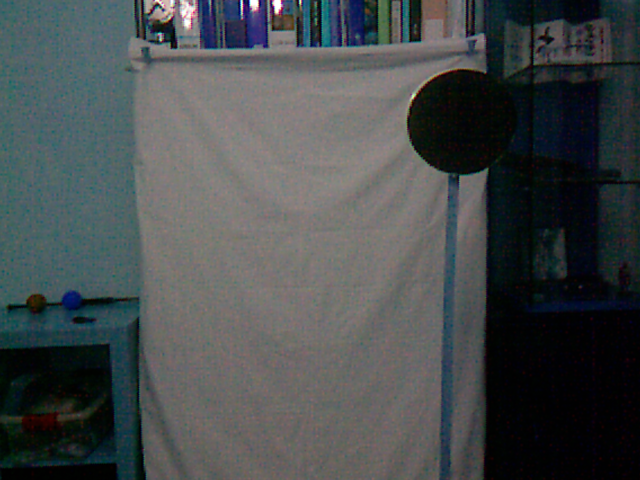
#> input picture Images/rgb_image_2.png, 640 x 480 px
$ jupyter execute --allow-errors fusion.ipynb
#> lines starting #> are read from the running program, lines starting #| are printed output that depends on the picture; after the words box and inside, x2 and y2 are one past the last pixel; in counts of white or black regions, pixels touching at a corner belong together
### kinect_image_conversion.py
import os
import numpy as np
import matplotlib.pyplot as plt
from utils import *

def generateKinectDataset():
    RAW_IMG_DIR = './Kinecet_Images_Measured'
    files_num = len([name for name in os.listdir(RAW_IMG_DIR) if os.path.isfile(os.path.join(RAW_IMG_DIR, name))])

    for i in range((files_num - 1) // 2):
        rgb_path = RAW_IMG_DIR + "/rgb_" + str(i) + ".txt"
        with open(rgb_path, "r") as file:
            data = [int(line.strip()) for line in file]

        rgb_image = np.array(data, dtype=np.uint8)
        rgb_image = rgb_image.reshape((HEIGHT, WIDTH, RGBA_CHANNELS))
        rgb_image = rgb_image[:, :, :3]

        if i < 2:
            save_path = "Images/Calibration/rgb_image_" + str(i) + ".png"
        else:
            save_path = "Images/rgb_image_" + str(i) + ".png"
        plt.imsave(save_path, rgb_image)

        depth_path = RAW_IMG_DIR + "/depth_" + str(i) + ".txt"
        with open(depth_path, "r") as file:
            data = [int(line.strip()) for line in file]

        depth_image = np.array(data)
        min_value = np.min(depth_image)
        max_value = np.max(depth_image)

        if max_value > min_value:
            normalized_data = (depth_image - min_value) / (max_value - min_value) * 255
        else:
            normalized_data = np.zeros_like(depth_image)

        depth_image = normalized_data.astype(np.uint8)
        depth_image = depth_image.reshape((HEIGHT, WIDTH))

        if i < 2:
            save_path = "Images/Calibration/depth_image_" + str(i) + ".png"
        else:
            save_path = "Images/depth_image_" + str(i) + ".png"
        plt.imsave(save_path, depth_image, cmap='gray')

### utils.py
import cv2
import numpy as np

WIDTH = 640
HEIGHT = 480

RGBA_CHANNELS = 4
DEPTH_CHANNELS = 1

# DETECT THE CENTER POSITION OF THE REFERENCE MARK IN THE IMAGE
def detectReference(image, param):

    image = np.array(image)

    if image.ndim == 2:
        gray_image = image
    else:
        gray_image = cv2.cvtColor(image, cv2.COLOR_BGR2GRAY)

    # Apply Gaussian Blur to reduce noise
    blurred_image = cv2.GaussianBlur(gray_image, (9, 9), 2)

    # Detect circles using Hough Circle Transform
    circles = cv2.HoughCircles(blurred_image,
                                cv2.HOUGH_GRADIENT,
                                dp=1,
                                minDist=20,
                                param1=param,
                                param2=30,
                                minRadius=0,
                                maxRadius=0)

    reference = (0, 0, 0)

    if circles is not None:
        circles = np.uint16(np.around(circles))

        for i in circles[0, :]:
            cv2.circle(image, (i[0], i[1]), i[2], (0, 255, 0), 2)

            cv2.circle(image, (i[0], i[1]), 2, (0, 0, 255), 3)

            reference = (i[0], i[1], i[2])
    else:
        return detectReference(image, param - 1)

    cv2.startWindowThread()
    cv2.imshow('Detected Circles', image)
    print("Press ENTER to accept the detection...")
    if cv2.waitKey() == 13:
        cv2.destroyAllWindows()
        return reference
    else:
        cv2.destroyAllWindows()
        raise ValueError("Try to modify the parameter!")

# [24 lines left out: functions distanceCalibration, calculateDistance, not called in this run]

def scaleCalibration(calib_rgb, calib_depth, detect_param):
    _, _, color_radius = detectReference(calib_rgb, detect_param)
    _, _, depth_radius = detectReference(calib_depth, detect_param)

    scale_factor = depth_radius / color_radius

    print(scale_factor)
    return scale_factor

### fusion.ipynb
[cell 1]
import os
from PIL import Image
import numpy as np
import matplotlib.pyplot as plt
from utils import *
from kinect_image_conversion import *
import cv2 as cv

DETECT_PARAM = 300

[cell 2]
generateKinectDataset()

[cell 3]
IMG_DIR = './Images'

color_image = Image.open(IMG_DIR + "/rgb_image_2.png")
#> color_image is the input picture: PIL image 640x480 RGB; mean R, G, B 70.8, 75.6, 76.6
depth_image = Image.open(IMG_DIR + "/depth_image_2.png").convert("L")
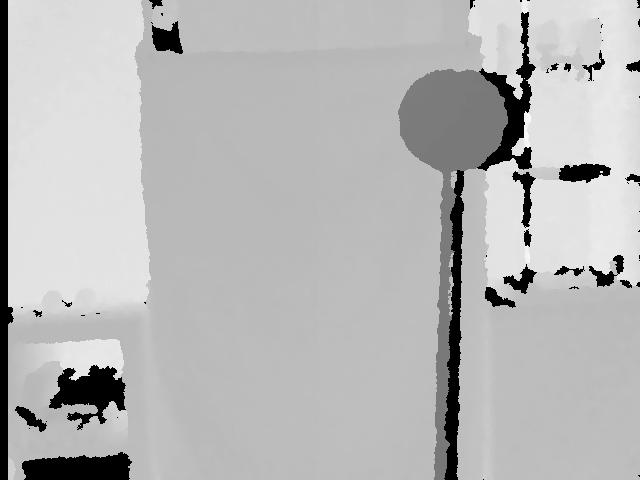
#> input picture Images/depth_image_2.png, 640 x 480 px

#> (the rest of this cell did not finish here and is left out)

#> in detectReference, `gray_image = cv2.cvtColor(image, cv2.COLOR_BGR2GRAY)`:
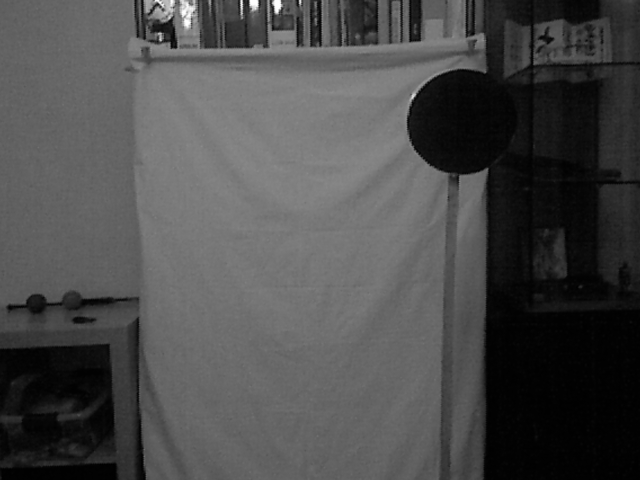
#> gray_image: shape (480, 640); min 0, max 255, mean 75.3
#> in detectReference, `circles = cv2.HoughCircles(blurred_image, cv2.HOUGH_GRADIENT, dp=1, mi..`: circles = [[462.5, 122.5, 53.4]]
#> in detectReference, `circles = np.uint16(np.around(circles))`: circles = [[462, 122, 53]]
#> the loop in detectReference, `for i in circles[0, :]:` made 1 pass
#> after the loop in detectReference, `for i in circles[0, :]:`:
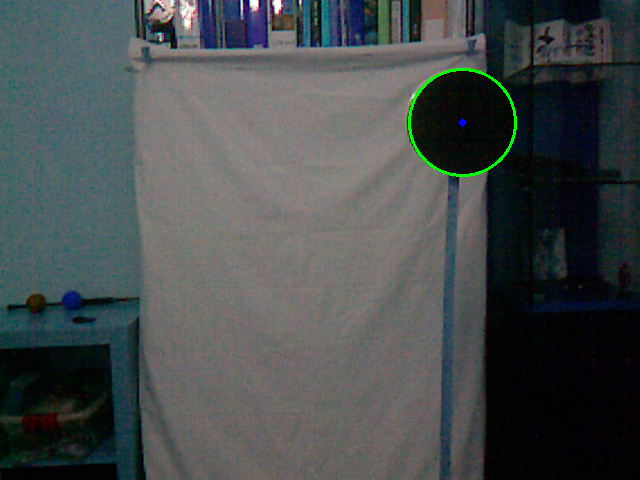
#> image: shape (480, 640, 3); 0.33% of pixels changed, all inside (x1, y1, x2, y2) = (408, 68, 517, 177)
#> (key Esc is pressed here)
#> (reads Kinecet_Images_Measured/_measures.txt from the repository)

[cell 4]
# RESIZE ALL IMAGES AFTER EXTRINSIC CALIBRATION
IMG_DIR = './Images'
files_num = len([name for name in os.listdir(IMG_DIR) if os.path.isfile(os.path.join(IMG_DIR, name))])

#> (the rest of this cell did not finish here and is left out)

[cell 5]
# INTRINSIC CALIBRATION PROCESS
calibration = []

#> (the rest of this cell did not finish here and is left out)

[cell 6]
from PIL import ImageDraw, ImageFont

IMG_DIR = './Images'
#> IMG_DIR = './Images'
files_num = len([name for name in os.listdir(IMG_DIR) if os.path.isfile(os.path.join(IMG_DIR, name))])

#> (the rest of this cell did not finish here and is left out)

#> the loop in detectReference (call 2), `for i in circles[0, :]:` made 1 pass
#> (key Enter is pressed here)
#> `x, y, _ = detectReference(color_image, DETECT_PARAM)`: x = 462; y = 122
    dist = calculateDistance(depth_image, (x, y), int_calib)

    draw = ImageDraw.Draw(color_image)

    label = f"{dist:.1f} cm"

    point_radius = 5
    draw.ellipse((x - point_radius, y - point_radius, x + point_radius, y + point_radius), fill="red")

    text_x, text_y = x + 10, y - 10

    font = ImageFont.load_default()

    draw.text((text_x, text_y), label, fill="yellow", font=font)

    output_path = os.path.join("Images/Results/", f"rgb_image_{i + 2}.png")
    color_image.save(output_path)

    print(f"Object {str(i + 2)} is distant {dist}cm")
